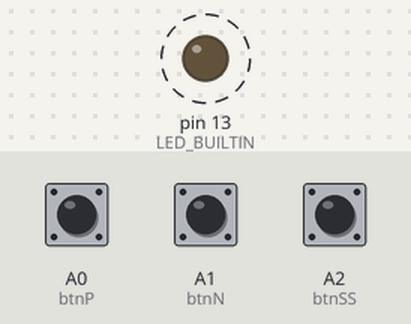
This sketch was run on a simulated Arduino Uno, built with avr-gcc and run on an emulated ATmega328P. On the bench: output pins drawn as LEDs (lit = HIGH). Dashed ring = blinking. Inputs (shaded band) come from the test bench; at power-on: A0 (btnP) HIGH, A1 (btnN) HIGH, A2 (btnSS) HIGH. What the sketch prints to the serial monitor is not drawn.

Above: at 0.4 s.
Timing chart, 0 to 4.6 s (numbered marks = the images above):
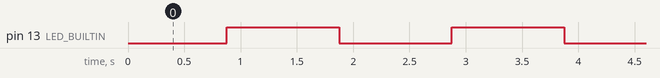

Measured:
- by itself, pin 13 (LED_BUILTIN): alternates HIGH for 1.0 s and LOW for 1.0 s

The sketch:

UIButton.ino
```cpp
#include "OneButton.h"  //Download Library OneButton by Matthias Herthel

//Inisialisasi Button di pin Analog
OneButton btnP(A0, false);
OneButton btnN(A1, false);
OneButton btnSS(A2, false);

//Variabel nilai suhu batas atas dan bawah
float valUp = 40;
float valDown = 36;

//Selektor setting suhu batas atas atau bawah
bool UpDown = false;

//Kondisi Running
bool running = false;

void setup() {
  Serial.begin(9600);

  btnP.attachClick(clickP);
  btnP.attachDuringLongPress(longPressP);

  btnN.attachClick(clickN);
  btnN.attachDuringLongPress(longPressN);

  btnSS.attachClick(clickSS);
  btnSS.attachLongPressStart(longPressSS);

  pinMode(LED_BUILTIN, OUTPUT);
}

void loop() {
  btnP.tick();
  btnN.tick();
  btnSS.tick();

  //Kondisi supaya nilai valDown tidak melebih valUp
  if(valDown > valUp){
    valDown = valUp;
  }

  //Kondisi supaya valDown tidak kurang dari 30
  if(valDown < 30){
    valDown = 30;
  }

  //Kondisi supaya valUp tidak lebih dari 50
  if(valUp > 50){
    valUp = 50;
  }

  if(running){ //Jika kondisi running true, maka jalankan program yang ada di dalam void run()
    run();
  }else{
    //Disini isi dengan kondisi awal sebelum dijalankan
    Serial.print(valDown);
    Serial.print("\t");
    Serial.println(valUp);
  }
}

void run(){
  //Disini isi saat pemanas berjalan
  Serial.println("Running");
  digitalWrite(LED_BUILTIN, HIGH);   // turn the LED on (HIGH is the voltage level)
  delay(1000);                       // wait for a second
  digitalWrite(LED_BUILTIN, LOW);    // turn the LED off by making the voltage LOW
  delay(1000);                       // wait for a second
}

void clickP(){
  if(UpDown){
    valDown += 0.1;
  }else{
    valUp += 0.1;
  }
}

void clickN(){
  if(UpDown){
    valDown -= 0.1;
  }else{
    valUp -= 0.1;
  }
}

void longPressP(){
  if(UpDown){
    valDown += 0.1;
  }else{
    valUp += 0.1;
  }
}

void longPressN(){
  if(UpDown){
    valDown -= 0.1;
  }else{
    valUp -= 0.1;
  }
}

void clickSS(){
  UpDown = !UpDown; //Button ke 3, jika ditekan berfungsi sebagai selektor
}

void longPressSS(){
  running = !running; //Button ke 3, jika ditekan selama 1 detik berfungsi sebagai start stop
}
```
